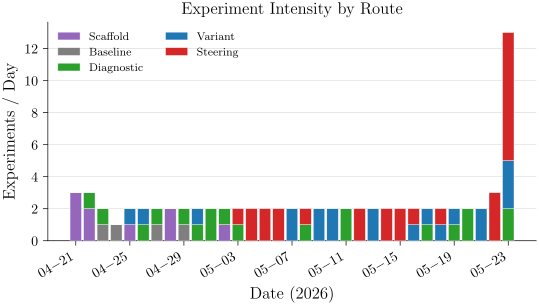

Recreate this plot in Python.
# P03_v2: timeline as stacked daily-count bar chart by route — alternative to dotplot
# Aggregates the same E001-E079 chronology to show experiment intensity over time
# DATA: inline from experiments.md index
import sys
from pathlib import Path
sys.path.insert(0, str(Path(__file__).parent.parent))
from plot_utils import figsize
import matplotlib.pyplot as plt
from datetime import date
import collections

# Same entries as v1 (copied compactly)
entries = [
    ("E001","2026-04-21","scaffold"),("E002","2026-04-21","scaffold"),("E003","2026-04-21","scaffold"),
    ("E004","2026-04-22","scaffold"),("E005","2026-04-22","diagnostic"),("E006","2026-04-22","scaffold"),
    ("E007","2026-04-23","diagnostic"),("E008","2026-04-23","baseline"),
    ("E009","2026-04-24","baseline"),
    ("E010","2026-04-25","variant"),("E011","2026-04-25","scaffold"),
    ("E012","2026-04-26","diagnostic"),("E013","2026-04-26","variant"),
    ("E014","2026-04-27","baseline"),("E015","2026-04-27","diagnostic"),
    ("E016","2026-04-28","scaffold"),("E017","2026-04-28","scaffold"),
    ("E018","2026-04-29","diagnostic"),("E019","2026-04-29","baseline"),
    ("E020","2026-04-30","diagnostic"),("E021","2026-04-30","variant"),
    ("E022","2026-05-01","diagnostic"),("E023","2026-05-01","diagnostic"),
    ("E024","2026-05-02","scaffold"),("E025","2026-05-02","diagnostic"),
    ("E026","2026-05-03","diagnostic"),("E027","2026-05-03","steering"),
    ("E028","2026-05-04","steering"),("E029","2026-05-04","steering"),
    ("E030","2026-05-05","steering"),("E031","2026-05-05","steering"),
    ("E032","2026-05-06","steering"),("E033","2026-05-06","steering"),
    ("E034","2026-05-07","variant"),("E035","2026-05-07","variant"),
    ("E036","2026-05-08","steering"),("E037","2026-05-08","diagnostic"),
    ("E038","2026-05-09","variant"),("E039","2026-05-09","variant"),
    ("E040","2026-05-10","variant"),("E041","2026-05-10","variant"),
    ("E042","2026-05-11","diagnostic"),("E043","2026-05-11","diagnostic"),
    ("E044","2026-05-12","steering"),("E045","2026-05-12","steering"),
    ("E046","2026-05-13","variant"),("E047","2026-05-13","variant"),
    ("E048","2026-05-14","steering"),("E049","2026-05-14","steering"),
    ("E050","2026-05-15","steering"),("E051","2026-05-15","steering"),
    ("E052","2026-05-16","steering"),("E053","2026-05-16","variant"),
    ("E054","2026-05-17","diagnostic"),("E055","2026-05-17","variant"),
    ("E056","2026-05-18","variant"),("E057","2026-05-18","steering"),
    ("E058","2026-05-19","variant"),("E059","2026-05-19","diagnostic"),
    ("E060","2026-05-20","diagnostic"),("E061","2026-05-20","diagnostic"),
    ("E062","2026-05-21","variant"),("E063","2026-05-21","variant"),
    ("E064","2026-05-22","steering"),("E065","2026-05-22","steering"),("E066","2026-05-22","steering"),
    ("E067","2026-05-23","steering"),("E068","2026-05-23","steering"),("E069","2026-05-23","steering"),
    ("E070","2026-05-23","steering"),("E071","2026-05-23","steering"),("E072","2026-05-23","steering"),
    ("E073","2026-05-23","diagnostic"),("E074","2026-05-23","diagnostic"),
    ("E075","2026-05-23","steering"),("E076","2026-05-23","steering"),
    ("E077","2026-05-23","variant"),("E078","2026-05-23","variant"),("E079","2026-05-23","variant"),
]

counts = collections.defaultdict(lambda: collections.Counter())
for _, d, r in entries:
    yr, mo, da = map(int, d.split("-"))
    counts[date(yr, mo, da)][r] += 1

dates = sorted(counts.keys())
routes = ["scaffold", "baseline", "diagnostic", "variant", "steering"]
COLORS = {"scaffold":"#9467bd","baseline":"#7f7f7f","diagnostic":"#2ca02c",
          "variant":"#1f77b4","steering":"#d62728"}

import numpy as np
fig, ax = plt.subplots(figsize=figsize(1.0, ratio=0.45))
bot = np.zeros(len(dates))
for r in routes:
    h = np.array([counts[d][r] for d in dates])
    ax.bar(dates, h, bottom=bot, color=COLORS[r], label=r.title(), width=0.85,
           edgecolor="white", linewidth=0.3, zorder=3)
    bot += h

import matplotlib.dates as mdates
ax.xaxis.set_major_locator(mdates.DayLocator(interval=4))
ax.xaxis.set_major_formatter(mdates.DateFormatter("%m-%d"))
plt.setp(ax.get_xticklabels(), rotation=30, ha="right")
ax.set_ylabel("Experiments / Day")
ax.set_xlabel("Date (2026)")
ax.set_title(r"Experiment Intensity by Route")
ax.legend(loc="upper left", fontsize=8, frameon=False, ncol=2)
ax.spines[["top", "right"]].set_visible(False)
ax.grid(True, linewidth=0.4, alpha=0.5, zorder=0, axis="y")

fig.savefig(Path(__file__).with_suffix(".pdf"))
